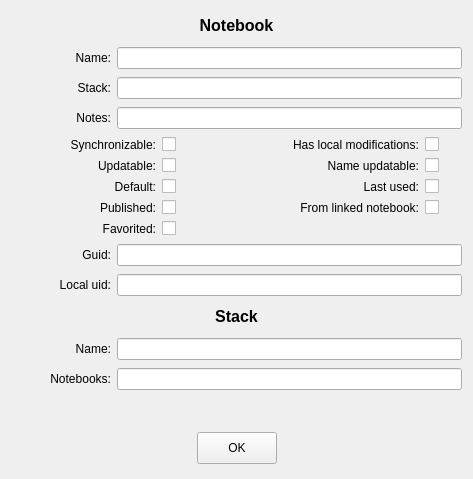
<?xml version="1.0" encoding="UTF-8"?>
<ui version="4.0">
 <class>NotebookModelItemInfoWidget</class>
 <widget class="QWidget" name="NotebookModelItemInfoWidget">
  <property name="geometry">
   <rect>
    <x>0</x>
    <y>0</y>
    <width>473</width>
    <height>479</height>
   </rect>
  </property>
  <property name="sizePolicy">
   <sizepolicy hsizetype="Maximum" vsizetype="Minimum">
    <horstretch>0</horstretch>
    <verstretch>0</verstretch>
   </sizepolicy>
  </property>
  <property name="font">
   <font>
    <stylestrategy>PreferAntialias</stylestrategy>
   </font>
  </property>
  <property name="windowTitle">
   <string>Form</string>
  </property>
  <layout class="QGridLayout" name="gridLayout">
   <item row="4" column="0" colspan="2">
    <layout class="QGridLayout" name="leftSideCheckboxesGridLayout">
     <property name="leftMargin">
      <number>20</number>
     </property>
     <item row="3" column="0">
      <widget class="QLabel" name="notebookPublishedLabel">
       <property name="text">
        <string>Published:</string>
       </property>
       <property name="alignment">
        <set>Qt::AlignRight|Qt::AlignTrailing|Qt::AlignVCenter</set>
       </property>
      </widget>
     </item>
     <item row="0" column="1">
      <widget class="QCheckBox" name="notebookSynchronizableCheckBox"/>
     </item>
     <item row="2" column="1">
      <widget class="QCheckBox" name="notebookDefaultCheckBox"/>
     </item>
     <item row="0" column="0">
      <widget class="QLabel" name="notebookSynchronizableLabel">
       <property name="text">
        <string>Synchronizable:</string>
       </property>
       <property name="alignment">
        <set>Qt::AlignRight|Qt::AlignTrailing|Qt::AlignVCenter</set>
       </property>
      </widget>
     </item>
     <item row="1" column="1">
      <widget class="QCheckBox" name="notebookUpdatableCheckBox"/>
     </item>
     <item row="3" column="1">
      <widget class="QCheckBox" name="notebookPublishedCheckBox"/>
     </item>
     <item row="1" column="0">
      <widget class="QLabel" name="notebookUpdatableLabel">
       <property name="text">
        <string>Updatable:</string>
       </property>
       <property name="alignment">
        <set>Qt::AlignRight|Qt::AlignTrailing|Qt::AlignVCenter</set>
       </property>
      </widget>
     </item>
     <item row="2" column="0">
      <widget class="QLabel" name="notebookDefaultLabel">
       <property name="text">
        <string>Default:</string>
       </property>
       <property name="alignment">
        <set>Qt::AlignRight|Qt::AlignTrailing|Qt::AlignVCenter</set>
       </property>
      </widget>
     </item>
     <item row="4" column="0">
      <widget class="QLabel" name="notebookFavoritedLabel">
       <property name="text">
        <string>Favorited:</string>
       </property>
       <property name="alignment">
        <set>Qt::AlignRight|Qt::AlignTrailing|Qt::AlignVCenter</set>
       </property>
      </widget>
     </item>
     <item row="4" column="1">
      <widget class="QCheckBox" name="notebookFavoritedCheckBox"/>
     </item>
    </layout>
   </item>
   <item row="1" column="0">
    <widget class="QLabel" name="notebookNameLabel">
     <property name="maximumSize">
      <size>
       <width>100</width>
       <height>16777215</height>
      </size>
     </property>
     <property name="text">
      <string>Name:</string>
     </property>
     <property name="alignment">
      <set>Qt::AlignRight|Qt::AlignTrailing|Qt::AlignVCenter</set>
     </property>
    </widget>
   </item>
   <item row="3" column="1" colspan="2">
    <widget class="QLineEdit" name="notebookNumNotesLineEdit">
     <property name="readOnly">
      <bool>true</bool>
     </property>
    </widget>
   </item>
   <item row="0" column="0" colspan="3">
    <widget class="QLabel" name="notebookLabel">
     <property name="minimumSize">
      <size>
       <width>0</width>
       <height>26</height>
      </size>
     </property>
     <property name="maximumSize">
      <size>
       <width>16777215</width>
       <height>26</height>
      </size>
     </property>
     <property name="font">
      <font>
       <pointsize>12</pointsize>
       <weight>75</weight>
       <bold>true</bold>
      </font>
     </property>
     <property name="text">
      <string>Notebook</string>
     </property>
     <property name="alignment">
      <set>Qt::AlignCenter</set>
     </property>
     <property name="textInteractionFlags">
      <set>Qt::TextSelectableByKeyboard|Qt::TextSelectableByMouse</set>
     </property>
    </widget>
   </item>
   <item row="2" column="1" colspan="2">
    <widget class="QLineEdit" name="notebookStackLineEdit">
     <property name="readOnly">
      <bool>true</bool>
     </property>
    </widget>
   </item>
   <item row="6" column="0">
    <widget class="QLabel" name="notebookLocalIdLabel">
     <property name="maximumSize">
      <size>
       <width>100</width>
       <height>16777215</height>
      </size>
     </property>
     <property name="text">
      <string>Local uid:</string>
     </property>
     <property name="alignment">
      <set>Qt::AlignRight|Qt::AlignTrailing|Qt::AlignVCenter</set>
     </property>
    </widget>
   </item>
   <item row="8" column="1" colspan="2">
    <widget class="QLineEdit" name="stackNameLineEdit">
     <property name="readOnly">
      <bool>true</bool>
     </property>
    </widget>
   </item>
   <item row="7" column="0" colspan="3">
    <widget class="QLabel" name="stackLabel">
     <property name="minimumSize">
      <size>
       <width>0</width>
       <height>26</height>
      </size>
     </property>
     <property name="maximumSize">
      <size>
       <width>16777215</width>
       <height>26</height>
      </size>
     </property>
     <property name="font">
      <font>
       <pointsize>12</pointsize>
       <weight>75</weight>
       <bold>true</bold>
      </font>
     </property>
     <property name="text">
      <string>Stack</string>
     </property>
     <property name="alignment">
      <set>Qt::AlignCenter</set>
     </property>
     <property name="textInteractionFlags">
      <set>Qt::TextSelectableByKeyboard|Qt::TextSelectableByMouse</set>
     </property>
    </widget>
   </item>
   <item row="8" column="0">
    <widget class="QLabel" name="stackNameLabel">
     <property name="maximumSize">
      <size>
       <width>100</width>
       <height>16777215</height>
      </size>
     </property>
     <property name="text">
      <string>Name:</string>
     </property>
     <property name="alignment">
      <set>Qt::AlignRight|Qt::AlignTrailing|Qt::AlignVCenter</set>
     </property>
    </widget>
   </item>
   <item row="4" column="2">
    <layout class="QGridLayout" name="rightSideCheckboxesGridLayout">
     <item row="0" column="0">
      <widget class="QLabel" name="notebookDirtyLabel">
       <property name="text">
        <string>Has local modifications:</string>
       </property>
      </widget>
     </item>
     <item row="0" column="1">
      <widget class="QCheckBox" name="notebookDirtyCheckBox"/>
     </item>
     <item row="1" column="0">
      <widget class="QLabel" name="notebookNameUpdatableLabel">
       <property name="text">
        <string>Name updatable:</string>
       </property>
       <property name="alignment">
        <set>Qt::AlignRight|Qt::AlignTrailing|Qt::AlignVCenter</set>
       </property>
      </widget>
     </item>
     <item row="1" column="1">
      <widget class="QCheckBox" name="notebookNameUpdatableCheckBox"/>
     </item>
     <item row="2" column="0">
      <widget class="QLabel" name="notebookLastUsedLabel">
       <property name="text">
        <string>Last used:</string>
       </property>
       <property name="alignment">
        <set>Qt::AlignRight|Qt::AlignTrailing|Qt::AlignVCenter</set>
       </property>
      </widget>
     </item>
     <item row="2" column="1">
      <widget class="QCheckBox" name="notebookLastUsedCheckBox"/>
     </item>
     <item row="3" column="0">
      <widget class="QLabel" name="notebookFromLinkedNotebookLabel">
       <property name="text">
        <string>From linked notebook:</string>
       </property>
       <property name="alignment">
        <set>Qt::AlignRight|Qt::AlignTrailing|Qt::AlignVCenter</set>
       </property>
      </widget>
     </item>
     <item row="3" column="1">
      <widget class="QCheckBox" name="notebookFromLinkedNotebookCheckBox"/>
     </item>
     <item row="4" column="0">
      <spacer name="verticalSpacer">
       <property name="orientation">
        <enum>Qt::Vertical</enum>
       </property>
       <property name="sizeType">
        <enum>QSizePolicy::Fixed</enum>
       </property>
       <property name="sizeHint" stdset="0">
        <size>
         <width>20</width>
         <height>20</height>
        </size>
       </property>
      </spacer>
     </item>
    </layout>
   </item>
   <item row="3" column="0">
    <widget class="QLabel" name="notebookNumNotesLabel">
     <property name="maximumSize">
      <size>
       <width>100</width>
       <height>16777215</height>
      </size>
     </property>
     <property name="text">
      <string>Notes:</string>
     </property>
     <property name="alignment">
      <set>Qt::AlignRight|Qt::AlignTrailing|Qt::AlignVCenter</set>
     </property>
    </widget>
   </item>
   <item row="9" column="0">
    <widget class="QLabel" name="stackNumNotebooksLabel">
     <property name="minimumSize">
      <size>
       <width>100</width>
       <height>0</height>
      </size>
     </property>
     <property name="maximumSize">
      <size>
       <width>100</width>
       <height>16777215</height>
      </size>
     </property>
     <property name="text">
      <string>Notebooks:</string>
     </property>
     <property name="alignment">
      <set>Qt::AlignRight|Qt::AlignTrailing|Qt::AlignVCenter</set>
     </property>
    </widget>
   </item>
   <item row="9" column="1" colspan="2">
    <widget class="QLineEdit" name="stackNumNotebooksLineEdit">
     <property name="readOnly">
      <bool>true</bool>
     </property>
    </widget>
   </item>
   <item row="5" column="1" colspan="2">
    <widget class="QLineEdit" name="notebookGuidLineEdit">
     <property name="readOnly">
      <bool>true</bool>
     </property>
    </widget>
   </item>
   <item row="2" column="0">
    <widget class="QLabel" name="notebookStackLabel">
     <property name="maximumSize">
      <size>
       <width>100</width>
       <height>16777215</height>
      </size>
     </property>
     <property name="text">
      <string>Stack:</string>
     </property>
     <property name="alignment">
      <set>Qt::AlignRight|Qt::AlignTrailing|Qt::AlignVCenter</set>
     </property>
    </widget>
   </item>
   <item row="5" column="0">
    <widget class="QLabel" name="notebookGuidLabel">
     <property name="maximumSize">
      <size>
       <width>100</width>
       <height>16777215</height>
      </size>
     </property>
     <property name="text">
      <string>Guid:</string>
     </property>
     <property name="alignment">
      <set>Qt::AlignRight|Qt::AlignTrailing|Qt::AlignVCenter</set>
     </property>
    </widget>
   </item>
   <item row="11" column="0" colspan="3">
    <layout class="QHBoxLayout" name="OkButtonLayout">
     <property name="spacing">
      <number>0</number>
     </property>
     <property name="leftMargin">
      <number>0</number>
     </property>
     <property name="topMargin">
      <number>0</number>
     </property>
     <property name="rightMargin">
      <number>0</number>
     </property>
     <property name="bottomMargin">
      <number>0</number>
     </property>
     <item>
      <spacer name="leftSpacer">
       <property name="orientation">
        <enum>Qt::Horizontal</enum>
       </property>
       <property name="sizeHint" stdset="0">
        <size>
         <width>40</width>
         <height>20</height>
        </size>
       </property>
      </spacer>
     </item>
     <item>
      <widget class="QPushButton" name="okButton">
       <property name="maximumSize">
        <size>
         <width>16777215</width>
         <height>32</height>
        </size>
       </property>
       <property name="text">
        <string notr="true">OK</string>
       </property>
      </widget>
     </item>
     <item>
      <spacer name="rightSpacer">
       <property name="orientation">
        <enum>Qt::Horizontal</enum>
       </property>
       <property name="sizeHint" stdset="0">
        <size>
         <width>40</width>
         <height>20</height>
        </size>
       </property>
      </spacer>
     </item>
    </layout>
   </item>
   <item row="6" column="1" colspan="2">
    <widget class="QLineEdit" name="notebookLocalIdLineEdit">
     <property name="readOnly">
      <bool>true</bool>
     </property>
    </widget>
   </item>
   <item row="1" column="1" colspan="2">
    <widget class="QLineEdit" name="notebookNameLineEdit">
     <property name="readOnly">
      <bool>true</bool>
     </property>
    </widget>
   </item>
   <item row="10" column="0" colspan="3">
    <widget class="QLabel" name="statusBarLabel">
     <property name="minimumSize">
      <size>
       <width>0</width>
       <height>26</height>
      </size>
     </property>
     <property name="maximumSize">
      <size>
       <width>16777215</width>
       <height>26</height>
      </size>
     </property>
    </widget>
   </item>
  </layout>
 </widget>
 <resources/>
 <connections/>
</ui>
